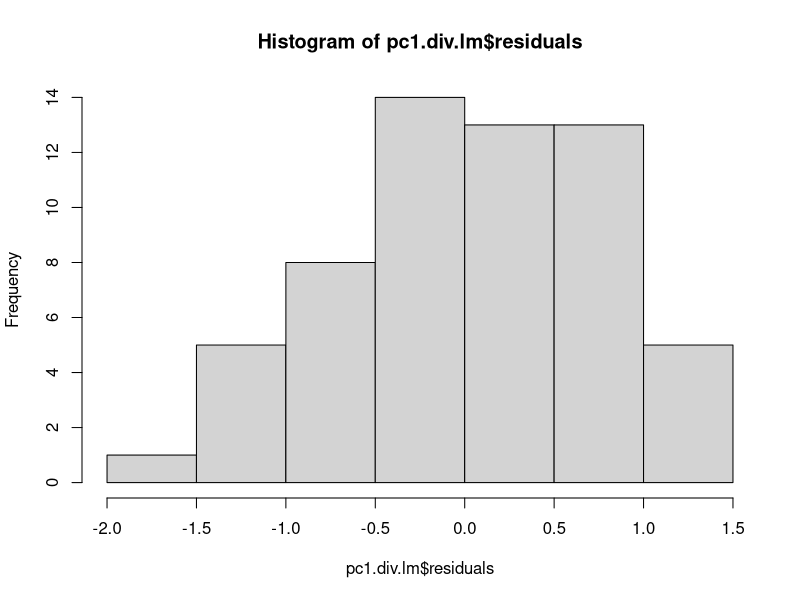
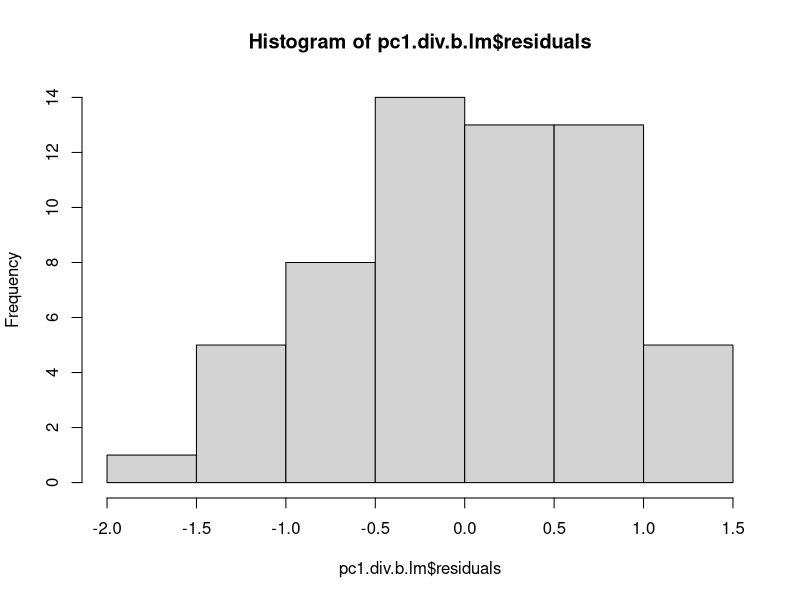

Recreate these plots in R, in order. (Note: this script raises an error after producing the figures.)
## Script written to assess variation in soil traits (nutrients, fungal 
## communities, and bacterial communities) in mottes.
## Written by Dr. Elizabeth Bowman, May 19, 2025
## eabowman@utexas.edu
## 
## Here, I am assessing how the distinct soil characteristics and plant
## communities found in grasslands structures soil microbial communities
## (fungi and bacteria) and to what extent does invasion by Guinea grass
## and disturbance alter these patterns.

## 0. Collinearity of explanatory variables
## 1. Soil characteristics
## 2. Fungi
## 3. Bacteria
## 4. Structural equation model

fung.g <- read.csv('data/data.fungal.Grasslands.csv')
bac.g <- read.csv('data/data.bacterial.Grasslands.csv')
div.soil.g <- read.csv('data/data.diversity.Grasslands.csv')

# Change plot from block + treatment to just a plot number
## Diversity data
# Remove the first character (block number)
plot_code <- substring(div.soil.g$plot, 2)

# Convert treatments to numbers
div.soil.g$plot_num <- as.integer(factor(plot_code,
                                       levels = c("DGN", "DMN", "UGN", "UMN",
                                                  "DGL", "DML", "UGL", "UML")))

## Fungal data
# Remove the first character (block number)
plot_code <- substring(fung.g$plot, 2)

# Convert treatments to numbers
fung.g$plot_num <- as.integer(factor(plot_code,
                                       levels = c("DGN", "DMN", "UGN", "UMN",
                                                  "DGL", "DML", "UGL", "UML")))

## Bacterial data
# Remove the first character (block number)
plot_code <- substring(bac.g$plot, 2)

# Convert treatments to numbers
bac.g$plot_num <- as.integer(factor(plot_code,
                                       levels = c("DGN", "DMN", "UGN", "UMN",
                                                  "DGL", "DML", "UGL", "UML")))


# 0. Assess collinearity of data ----

## rcorr ----
cor.data <- fung.g[, c("PC1.soil", "PC2.soil", "MAP", "plant.shannon",
                       "fungal.fisher.alpha", "bacterial.fisher.alpha")]
Hmisc::rcorr(as.matrix(cor.data),
             type = "spearman")

#                        PC1.soil PC2.soil MAP    plant.shannon fungal.fisher.alpha bacterial.fisher.alpha
# PC1.soil                        0.2393   0.5713 0.0000        0.0237              0.0020                
# PC2.soil               0.2393            0.1812 0.7480        0.1352              0.0904                
# MAP                    0.5713   0.1812          0.8060        0.6390              0.0002                
# plant.shannon          0.0000   0.7480   0.8060               0.0189              0.0704                
# fungal.fisher.alpha    0.0237   0.1352   0.6390 0.0189                            0.0560                
# bacterial.fisher.alpha 0.0020   0.0904   0.0002 0.0704        0.0560                       

## Calculate residuals ----

### Fungi
pc1.div.lm <- glm(plant.shannon ~ PC1.soil, data = fung.g)
summary(pc1.div.lm)

shapiro.test(pc1.div.lm$residuals)
hist(pc1.div.lm$residuals)

fung.g$plant.shannon.residuals <- pc1.div.lm$residuals

# fung.g[c(1:23, 1375, 24:1374)] -> fung.g

### Bacteria
pc1.div.b.lm <- glm(plant.shannon ~ PC1.soil, data = bac.g)
summary(pc1.div.b.lm)

shapiro.test(pc1.div.b.lm$residuals)
hist(pc1.div.b.lm$residuals)

bac.g$plant.shannon.residuals <- pc1.div.b.lm$residuals

# bac.g[c(1:23, 5686, 24:5685)] -> bac.g

#--------------------------------------------------------------#
# 1. Soil characteristics----
#--------------------------------------------------------------#

## PCA of soil traits with PC1 and PC2 ----
### Create PCA of soil traits (same traits as used in the Woodland-grassland analysis)
div.soil.g %>%
  mutate(log.C.mgperkg = log(C.mgperkg),
         log.N.mgperkg = log(N.mgperkg),
         log.P.mgperkg = log(P.mgperkg), # not normal even with transf.
         log.Mg.mgperkg = log(Mg.mgperkg),
         log.Mn.mgperkg = log(Mn.mgperkg),
         log.Fe.mgperkg = log(Fe.mgperkg),
         log.K.mgperkg = log(K.mgperkg),
         log.Ca.mgperkg = log(Ca.mgperkg),
         log.pH = log(pH)) %>%
  dplyr::select(Active_C_mgkg.1, log.C.mgperkg, log.N.mgperkg, log.P.mgperkg,
                log.Mg.mgperkg, log.Mn.mgperkg, log.Fe.mgperkg, log.K.mgperkg,
                log.Ca.mgperkg, log.pH) -> PCA.soil

# Standardize data using Z-scores (default method is "standardize")
standardized_data <- decostand(PCA.soil, method = "standardize")

# PCA
PCA.g.soil <- prcomp(standardized_data,
                     center = F, 
                     scale. = F)
summary(PCA.g.soil)
biplot(PCA.g.soil)

### Plot: Vegetation type ----
# Extract loadings for PC1 and PC2
loadings <- as.data.frame(PCA.g.soil$rotation[, 1:2])
loadings$trait <- rownames(loadings)  # Add variable names for labeling
loadings$trait <- c("ActiveC", "C", "N", "P", "Mg", "Mn", "Fe", "K", "Ca", "pH") # Shorten names

# Scale loadings (adjust the multiplier if arrows are too short or too long)
arrow_multiplier <- 5
loadings <- loadings %>%
  mutate(PC1 = PC1 * arrow_multiplier, PC2 = PC2 * arrow_multiplier)

# Function to calculate confidence ellipse
calc_ellipse <- function(x, y, conf = 0.95) {
  ellipse::ellipse(cbind(x, y), level = conf)
}

ggplot(fung.g,
       aes(x = PC1.soil, y = PC2.soil,
           fill = plant.shannon,
           shape = invasion)) +
  geom_point(size = 3, color = "black") +  # black border
  xlab("PC1 (43.4%)") +
  ylab("PC2 (15.8%)") +
  # Add arrows for soil traits
  geom_segment(data = loadings,
               aes(x = 0, y = 0, xend = PC1, yend = PC2),
               arrow = arrow(length = unit(0.2, "cm")),
               color = "black", inherit.aes = FALSE) +
  # Add trait labels
  ggrepel::geom_text_repel(data = loadings,
                           aes(x = PC1, y = PC2, label = trait),
                           color = "black", size = 5,
                           max.overlaps = 20,
                           box.padding = 0.5,
                           point.padding = 0.2,
                           segment.color = "darkred",
                           inherit.aes = FALSE) +
  scale_fill_gradient(low = "white", high = "#905971") +
  scale_shape_manual(values = c(21, 24)) +  # both support fill + border
  labs(fill = "Plant Shannon's\ndiversity",
       shape = "") +
  theme_classic() +
  theme(axis.text = element_text(size = 10, color = 'black'),
        axis.title = element_text(size = 12),
        strip.text.x = element_text(size = 10),
        legend.position = 'right',
        legend.title = element_text(size = 10),
        panel.background = element_rect(fill = "transparent", color = NA),
        plot.background = element_rect(fill = "transparent", color = NA),
        panel.grid.major = element_blank(),
        panel.grid.minor = element_blank()) -> Fig.2a

PC1.lmer <- lmer(PC1.soil ~ plant.shannon + (1 | block/plot),
              data = fung.g)
summary(PC1.lmer)

plot(PC1.lmer)
shapiro.test(residuals(PC1.lmer))

ggplot(fung.g, aes(x = plant.shannon,
                   y = PC1.soil)) +
  geom_point(size = 3, shape = 21, color = 'black', fill = '#905971') +
  geom_smooth(method = "lm", se = FALSE, color = 'darkgrey') +
  labs(y = 'Soil PC1 (43.4%)',
       x = "Plant Shannon's diversity" ) +
  theme_classic() +
  theme(axis.title = element_text(size = 12),
        axis.text.y = element_text(size = 10,
                                   color = 'black'),
        axis.text.x = element_text(size = 10,
                                   color = 'black'),
        legend.position = 'right',
        panel.background = element_rect(fill = "transparent", color = NA),
        plot.background = element_rect(fill = "transparent", color = NA),
        panel.grid.major = element_blank(),
        panel.grid.minor = element_blank()) -> Fig.2b

## PC2 of soil traits ----
PC2.lmer <- lmer(PC2.soil ~ plant.shannon + (1 | block/plot),
             data = fung.g)
summary(PC2.lmer)

plot(PC2.lmer)
shapiro.test(residuals(PC2.lmer))

## Enzymatic activity ----

### Beta galactosidase ----
beta.lmer <- lmer(log.beta ~ fungal.fisher.alpha + bacterial.fisher.alpha +
                plant.shannon.residuals + PC1.soil + (1 | block/plot),
               data = fung.g)
summary(beta.lmer)

plot(beta.lmer)
shapiro.test(residuals(beta.lmer))

### Nag----

nag.lmer <- lmer(log.nag ~ fungal.fisher.alpha + bacterial.fisher.alpha +
                 plant.shannon.residuals + PC1.soil + (1 | block/plot),
              data = fung.g)
summary(nag.lmer)

plot(nag.lmer)
shapiro.test(residuals(nag.lmer))

### Phos----
hist(sqrt(fung.g$Phos_umolgSOC.1h.1))
shapiro.test(sqrt(fung.g$Phos_umolgSOC.1h.1))
mutate(fung.g, sqrt.Phos = sqrt(Phos_umolgSOC.1h.1)) -> fung.g

phos.lmer <- lmer(sqrt.Phos ~ fungal.fisher.alpha + bacterial.fisher.alpha +
                 plant.shannon.residuals + PC1.soil + (1 | block/plot),
              data = fung.g)
summary(phos.lmer)

plot(phos.lmer)
shapiro.test(residuals(phos.lmer))

# 2. Fungi ----

## Species richness and diversity ----

# Check normality
hist(div.soil.g$fungal.spec.richness)
shapiro.test(div.soil.g$fungal.spec.richness)  
hist(div.soil.g$fungal.fisher.alpha)
shapiro.test(div.soil.g$fungal.fisher.alpha)  

### OTU richness: normal ----
hist(fung.g$fungal.spec.richness)
shapiro.test(fung.g$fungal.spec.richness)

fung.sr.lmer <- lmer(fungal.spec.richness ~ plant.shannon.residuals + PC1.soil + (1 | block/plot),
                 data = fung.g)
summary(fung.sr.lmer)

plot(fung.sr.lmer)
shapiro.test(residuals(fung.sr.lmer))
qqnorm(residuals(fung.sr.lmer))
qqline(residuals(fung.sr.lmer))
hist(residuals(fung.sr.lmer))

ggplot(fung.g, aes(x = PC1.soil,
                   y = fungal.spec.richness)) +
  geom_point(size = 3, shape = 21, fill = '#905971', color = 'black') +
  geom_smooth(method = "lm", se = FALSE, color = 'darkgrey') +
  ylab("Fungal OTU richness") +
  xlab("PC1 soil (43.4%)") +
  theme_classic() +
  theme(axis.title = element_text(size = 12),
        axis.text.y = element_text(size = 10,
                                   color = 'black'),
        axis.text.x = element_text(size = 10,
                                   color = 'black'),
        legend.position = 'right',
        panel.background = element_rect(fill = "transparent", color = NA),
        plot.background = element_rect(fill = "transparent", color = NA),
        panel.grid.major = element_blank(),
        panel.grid.minor = element_blank()) 

### Fisher's alpha: normal ----
### Fine
hist(fung.g$fungal.fisher.alpha)
shapiro.test(fung.g$fungal.fisher.alpha)

fung.div.lmer <- lmer(fungal.fisher.alpha ~ plant.shannon.residuals + PC1.soil + (1 | block/plot),
                   data = fung.g)
summary(fung.div.lmer)

plot(fung.div.lmer)
shapiro.test(residuals(fung.div.lmer))
qqnorm(residuals(fung.div.lmer))
qqline(residuals(fung.div.lmer))
hist(residuals(fung.div.lmer))

## NMDS and PERMANOVA: Fungi ----
# isolate fungal community data
fung.comm <- dplyr::select(fung.g, starts_with('Otu'))
# Remove singletons
fung.comm <- fung.comm[colSums(fung.comm) > 1]

### PERMANOVA: Jaccard----
# Constrains permutations to blocks (aka pastures)
perm <- how(nperm = 199)
setBlocks(perm) <- with (fung.g, block)

# fine
fung.jac.adonis <- adonis2(fung.comm ~ PC1.soil * plant.shannon.residuals + PCNM1,
                          method = 'jaccard',
                          by = 'terms',
                          data = fung.g,
                          permutations = perm)

fung.jac.adonis.df <- as.data.frame(fung.jac.adonis)
write.csv(fung.jac.adonis.df, 'results/Table3_Fungal_JaccardPERMANOVA_Grasslands.csv',
          row.names = T)

### NMDS: Jaccard ----
# create distance matrix
jacc.dist <- vegdist(fung.comm, method = 'jaccard', binary = T)

# GGplot: Jaccard
jacc.mds <- metaMDS(jacc.dist, dist = 'bray',
                    try = 1000, trymax = 1000)
jacc.stress <- jacc.mds$stress

# format data for plot
data.scores <- data.frame(NMDS1 = jacc.mds$points[,1],
                          NMDS2 = jacc.mds$points[,2],
                          inv = fung.g$invasion,
                          dist = fung.g$disturbance,
                          MAP = fung.g$MAP,
                          soil = fung.g$PC1.soil,
                          plant.div = fung.g$plant.shannon.residuals,
                          geo.dist = fung.g$PCNM1)

ggplot() + 
  geom_point(data = data.scores, aes(x = NMDS1,
                                     y = NMDS2,
                                     fill = soil,
                                     shape = inv),
             size = 3, color = 'black') +
  scale_fill_gradient(low = "white", high = "#5A3246") +  
  coord_equal() +
  scale_shape_manual(values = c(21,24)) +
  theme_classic() +
  labs(shape = "",
       fill = "Soil PC1") +  
  guides(shape = 'none') +
  theme(axis.text = element_text(size = 10,
                                 colour = 'black'),
        axis.title = element_text(size = 12),
        legend.position = 'right',
        legend.title = element_text(size = 10),
        panel.background = element_rect(fill = "transparent", color = NA),
        plot.background = element_rect(fill = "transparent", color = NA),
        panel.grid.major = element_blank(),
        panel.grid.minor = element_blank()) -> Fig.2d

### PERMANOVA: Morisita-Horn ----
# Constrains permutations to blocks (aka pastures)
perm <- how(nperm = 199)
setBlocks(perm) <- with (fung.g, block)

# fine
fung.horn.adonis <- adonis2(fung.comm ~ PC1.soil * plant.shannon.residuals + PCNM1,
                          method = 'horn',
                          by = 'terms',
                          data = fung.g,
                          permutations = perm)

fung.horn.adonis.df <- as.data.frame(fung.horn.adonis)
write.csv(fung.horn.adonis.df,
          'results/Table3_Fungal_MorisitaHornPERMANOVA_Grasslands.csv',
          row.names = T)

### NMDS: Morisita-Horn ----
# create distance matrix
horn.dist <- vegdist(fung.comm, method = 'horn', binary = F)

# GGplot: Jaccard
horn.mds <- metaMDS(horn.dist, dist = 'bray',
                    try = 1000, trymax = 1000)
horn.stress <- horn.mds$stress

# format data for plot
data.scores <- data.frame(NMDS1 = horn.mds$points[,1],
                          NMDS2 = horn.mds$points[,2],
                          inv = fung.g$invasion,
                          dist = fung.g$disturbance,
                          MAP = fung.g$MAP,
                          soil = fung.g$PC1.soil,
                          plant.div = fung.g$plant.shannon.residuals,
                          geo.dist = fung.g$PCNM1)

# This figure is created using plots from this script (Fig.S6a and S6c), as 
# well as plots form the 3.analysisWoodyPatches.R script. 
Fig.S6a <- ggplot() + 
  geom_point(data = data.scores, aes(x = NMDS1,
                                     y = NMDS2,
                                     color = soil,
                                     shape = inv),
             size = 3) +
  #scale_fill_manual(values = c('darkblue', 'lightblue')) + # for invasion
  scale_color_viridis() +
  coord_equal() +
  labs(color = "Soil PC1",
       shape = "") +
  theme_classic() +
  theme(axis.text = element_text(size = 10,
                                 colour = 'black'),
        axis.title = element_text(size = 12),
        legend.position = 'bottom',
        legend.title = element_text(size = 10),
        panel.background = element_rect(fill = "transparent", color = NA),
        plot.background = element_rect(fill = "transparent", color = NA),
        panel.grid.major = element_blank(),
        panel.grid.minor = element_blank())


# 3. Bacteria ----

## Be sure to run the section "Combine soil data and div data, add PC1
## of soil data" above under 2. Fungi section

## Species richness and diversity ----
# Check normality
hist(div.soil.g$bacterial.spec.richness)
shapiro.test(div.soil.g$bacterial.spec.richness)  
hist(div.soil.g$bacterial.fisher.alpha)
shapiro.test(div.soil.g$bacterial.fisher.alpha)  

### Species richness ----
hist(bac.g$bacterial.spec.richness)
shapiro.test(bac.g$bacterial.spec.richness)

bac.sr.lmer <- lmer(bacterial.spec.richness ~ plant.shannon.residuals + PC1.soil + (1 | block/plot),
                data = bac.g)
summary(bac.sr.lmer)

plot(bac.sr.lmer)
shapiro.test(residuals(bac.sr.lmer))
qqnorm(residuals(bac.sr.lmer))
qqline(residuals(bac.sr.lmer))
hist(residuals(bac.sr.lmer))

### Fisher's alpha ----
### Fine
hist(bac.g$bacterial.fisher.alpha)
shapiro.test(bac.g$bacterial.fisher.alpha)

bac.div.lmer <- lmer(bacterial.fisher.alpha ~ plant.shannon.residuals + PC1.soil + (1 | block/plot),
                 data = bac.g)
summary(bac.div.lmer)

hist(bac.div.lmer)
shapiro.test(residuals(bac.div.lmer))

ggplot(bac.g, aes(x = PC1.soil,
                  y = bacterial.fisher.alpha)) +
  geom_point(size = 3,  shape = 21, fill = '#905971', color = 'black') +
  geom_smooth(method = "lm", se = FALSE, color = 'darkgrey') +
  ylab("Bacterial Fisher's alpha") +
  xlab("PC1 soil (43.4%)") +
  theme_classic() +
  theme(axis.title = element_text(size = 12),
        axis.text.y = element_text(size = 9,
                                   color = 'black'),
        axis.text.x = element_text(size = 10,
                                   color = 'black'),
        legend.position = 'right',
        legend.title = element_text(size = 10),
        panel.background = element_rect(fill = "transparent", color = NA),
        plot.background = element_rect(fill = "transparent", color = NA),
        panel.grid.major = element_blank(),
        panel.grid.minor = element_blank()) -> Fig.2c

## NMDS and PERMANOVA: Bacteria ----
# isolate fungal community data
bac.comm <- dplyr::select(bac.g, starts_with('Otu'))
# Remove singletons
bac.comm <- bac.comm[colSums(bac.comm) > 10]

### PERMANOVA: Jaccard----
# Constrains permutations to blocks (aka pastures)
perm <- how(nperm = 199)
setBlocks(perm) <- with (bac.g, block)

# fine
bac.jac.adonis <- adonis2(bac.comm ~ PC1.soil * plant.shannon.residuals + PCNM1,
                          method = 'jaccard',
                          by = 'terms',
                          data = bac.g,
                          permutations = perm)

bac.jac.adonis.df <- as.data.frame(bac.jac.adonis)
write.csv(bac.jac.adonis.df,
          'results/Table3_Bacterial_JaccardPERMANOVA_Grasslands.csv',
          row.names = T)

### NMDS: Jaccard ----
# create distance matrix
jacc.dist <- vegdist(bac.comm, method = 'jaccard', binary = T)

# GGplot: Jaccard
jacc.mds <- metaMDS(jacc.dist, dist = 'bray',
                    try = 1000, trymax = 1000)
jacc.stress <- jacc.mds$stress

# format data for plot
data.scores <- data.frame(NMDS1 = jacc.mds$points[,1],
                          NMDS2 = jacc.mds$points[,2],
                          inv = bac.g$invasion,
                          dist = bac.g$disturbance,
                          soil = bac.g$PC1.soil,
                          MAP = bac.g$MAP,
                          plant.div = bac.g$plant.shannon,
                          geo.dist = bac.g$PCNM1)

# This figure is created using plots from this script (Fig.S6a and S6c), as 
# well as plots form the 3.analysisWoodyPatches.R script. 
Fig.S6c <- ggplot() + 
  geom_point(data = data.scores,
             aes(x = NMDS1,
                 y = NMDS2,
                 color = soil,
                 shape = inv),
             size = 3) +
  #scale_fill_manual(values = c('darkblue', 'lightblue')) + # for invasion
  scale_color_viridis() +
  coord_equal() +
  theme_classic() +
  labs(color = 'Soil PC1',
       shape = "") +
  theme(axis.text = element_text(size = 10,
                                 colour = 'black'),
        axis.title = element_text(size = 12),
        legend.position = 'none',
        panel.background = element_rect(fill = "transparent", color = NA),
        plot.background = element_rect(fill = "transparent", color = NA),
        panel.grid.major = element_blank(),
        panel.grid.minor = element_blank())

### PERMANOVA: Morisita-Horn ----
# Constrains permutations to blocks (aka pastures)
perm <- how(nperm = 199)
setBlocks(perm) <- with(bac.g, block)

# fine
bac.horn.adonis <- adonis2(bac.comm ~ PC1.soil * plant.shannon.residuals + PCNM1,
                          method = 'horn',
                          by = 'terms',
                          data = bac.g,
                          permutations = perm)

bac.horn.adonis.df <- as.data.frame(bac.horn.adonis)
write.csv(bac.horn.adonis.df,
          'results/Table3_Bacterial_MorisitaHornPERMANOVA_Grasslands.csv',
          row.names = T)

### NMDS: Morisita-Horn ----
# create distance matrix
horn.dist <- vegdist(bac.comm, method = 'horn', binary = F)

# GGplot: Jaccard
horn.mds <- metaMDS(horn.dist, dist = 'bray',
                    try = 1000, trymax = 1000)
horn.stress <- horn.mds$stress

# format data for plot
data.scores <- data.frame(NMDS1 = horn.mds$points[,1],
                          NMDS2 = horn.mds$points[,2],
                          sample = bac.g$sample,
                          inv = bac.g$invasion,
                          dist = bac.g$disturbance,
                          MAP = bac.g$MAP,
                          soil = bac.g$PC1.soil,
                          plant.div = bac.g$plant.shannon,
                          geo.dist = bac.g$PCNM1)

ggplot() + 
  geom_point(data = data.scores, aes(x = NMDS1,
                                     y = NMDS2,
                                     fill = soil,
                                     shape = inv),
             size = 3, color = 'black') +
  scale_fill_gradient(low = "white", high = "#5A3246") +  
  coord_equal() +
  scale_shape_manual(values = c(21,24)) +
  theme_classic() +
  labs(shape = '',
       fill = 'Soil PC1') +
  theme(axis.text = element_text(size = 10,
                                 colour = 'black'),
        axis.title = element_text(size = 12),
        legend.position = 'none',
        panel.background = element_rect(fill = "transparent", color = NA),
        plot.background = element_rect(fill = "transparent", color = NA),
        panel.grid.major = element_blank(),
        panel.grid.minor = element_blank()) -> Fig.2e

# Generate Figure 2 ----
((Fig.2a) / 
  (Fig.2b | Fig.2c) /
  (Fig.2d | Fig.2e)) +
    plot_layout(heights = c(1.3, 1, 1),
                guides = 'collect') + 
  plot_annotation(tag_levels = "a") -> Fig.2

ggsave("figures/Figure2.jpg",
       plot = Fig.2,
       width = 10, height = 10,
       device = 'jpg',
       dpi = 600)

# 4. Structural equation model ----

## Read in data from above ----
sem.data <- read.csv('data/data.SEM.Grassland.csv')

# Scale continuous variables prior to analysis
sem.data.scaled <- sem.data

vars <- c("plant.shannon",
          "PC1.soil",
          "bacterial.fisher.alpha",
          "horn.b.nmds1",
          "jacc.f.nmds1",
          "PCNM1")

sem.data.scaled[vars] <- lapply(sem.data.scaled[vars], scale)

## Define the model ----
sem_model_grassland <- '
# Plant diversity affects soil
PC1.soil ~ a*plant.shannon

# Soil affects bacteria
bacterial.fisher.alpha ~ b*PC1.soil

# Soil and plants affect bacterial community
horn.b.nmds1 ~ c*PC1.soil + d*plant.shannon

# Soil and plants affect fungal community
jacc.f.nmds1 ~ e*PC1.soil + f*plant.shannon

# indirect effects
indirect_bacteria := a*b

# residual covariance
horn.b.nmds1 ~~ jacc.f.nmds1

'

## Fit the model ----
fit <- sem(sem_model_grassland, data = sem.data.scaled)
summary(fit, fit.measures = TRUE, standardized = TRUE, rsquare = TRUE)

# inspect residuals
residuals(fit, type = "standardized")


## Visualize SEM ----
graph_sem(fit,
          shape = T,
          stand = T)

labels = list(#invasion = "Invasion",
           plant.shannon = "Plant diversity",
           PC1.soil = "Soil PC1",
           bacterial.fisher.alpha = "Bacterial diversity",
           jacc.f.nmds1 = "Fungal\ncomm. composition",
           horn.b.nmds1 = "Bacterial\ncomm. composition",
           PCNM1 = "Geo. distance")

lavaanPlot(model = fit,
           labels = labels,
           stand = T,
           coefs = T,
           covs = F,
           sig = 0.05,
           node_options = list(shape = "box",
                               fontname = "Helvetica"),
           edge_options = list(color = "darkgrey"),
           stars = c('regress'))

# Remove all objects from environment except Appendix 2: Fig. S6a and S6c which
# will be needed in the 3.analysisWoodyPatches.R script to finish the figure.

env.obj <- data.frame(objects = ls())
env.obj %>% filter(!objects %in% c('Fig.S6a','Fig.S6c','Fig.S6b','Fig.S6d')) -> env.obj.remove

rm(list = env.obj.remove$objects)
